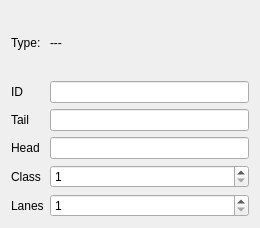
<?xml version="1.0" encoding="UTF-8"?>
<ui version="4.0">
 <class>TrLinkDock</class>
 <widget class="QWidget" name="TrLinkDock">
  <property name="geometry">
   <rect>
    <x>0</x>
    <y>0</y>
    <width>260</width>
    <height>228</height>
   </rect>
  </property>
  <property name="windowTitle">
   <string>Form</string>
  </property>
  <layout class="QGridLayout" name="gridLayout_2">
   <item row="0" column="0">
    <layout class="QGridLayout" name="gridLayout">
     <item row="5" column="0">
      <widget class="QLabel" name="label_Head">
       <property name="text">
        <string>Head</string>
       </property>
      </widget>
     </item>
     <item row="2" column="1">
      <widget class="QLineEdit" name="lineEdit_Tail">
       <property name="enabled">
        <bool>true</bool>
       </property>
      </widget>
     </item>
     <item row="0" column="0">
      <widget class="QLabel" name="label_type">
       <property name="text">
        <string>Type:</string>
       </property>
      </widget>
     </item>
     <item row="7" column="1">
      <widget class="QSpinBox" name="spinBox_Class">
       <property name="enabled">
        <bool>true</bool>
       </property>
       <property name="minimum">
        <number>1</number>
       </property>
       <property name="maximum">
        <number>16</number>
       </property>
      </widget>
     </item>
     <item row="1" column="0">
      <widget class="QLabel" name="label_type_3">
       <property name="text">
        <string>ID</string>
       </property>
      </widget>
     </item>
     <item row="2" column="0">
      <widget class="QLabel" name="label_Tail">
       <property name="text">
        <string>Tail</string>
       </property>
      </widget>
     </item>
     <item row="1" column="1">
      <widget class="QLineEdit" name="lineEdit_ID">
       <property name="enabled">
        <bool>true</bool>
       </property>
      </widget>
     </item>
     <item row="5" column="1">
      <widget class="QLineEdit" name="lineEdit_Head">
       <property name="enabled">
        <bool>true</bool>
       </property>
      </widget>
     </item>
     <item row="0" column="1">
      <widget class="QLabel" name="label_type_2">
       <property name="text">
        <string>---</string>
       </property>
      </widget>
     </item>
     <item row="7" column="0">
      <widget class="QLabel" name="label_class">
       <property name="text">
        <string>Class</string>
       </property>
      </widget>
     </item>
     <item row="8" column="1">
      <widget class="QSpinBox" name="spinBox_Lanes">
       <property name="minimum">
        <number>1</number>
       </property>
       <property name="maximum">
        <number>32</number>
       </property>
      </widget>
     </item>
     <item row="8" column="0">
      <widget class="QLabel" name="label_lanes">
       <property name="text">
        <string>Lanes</string>
       </property>
      </widget>
     </item>
    </layout>
   </item>
  </layout>
 </widget>
 <resources/>
 <connections/>
</ui>
